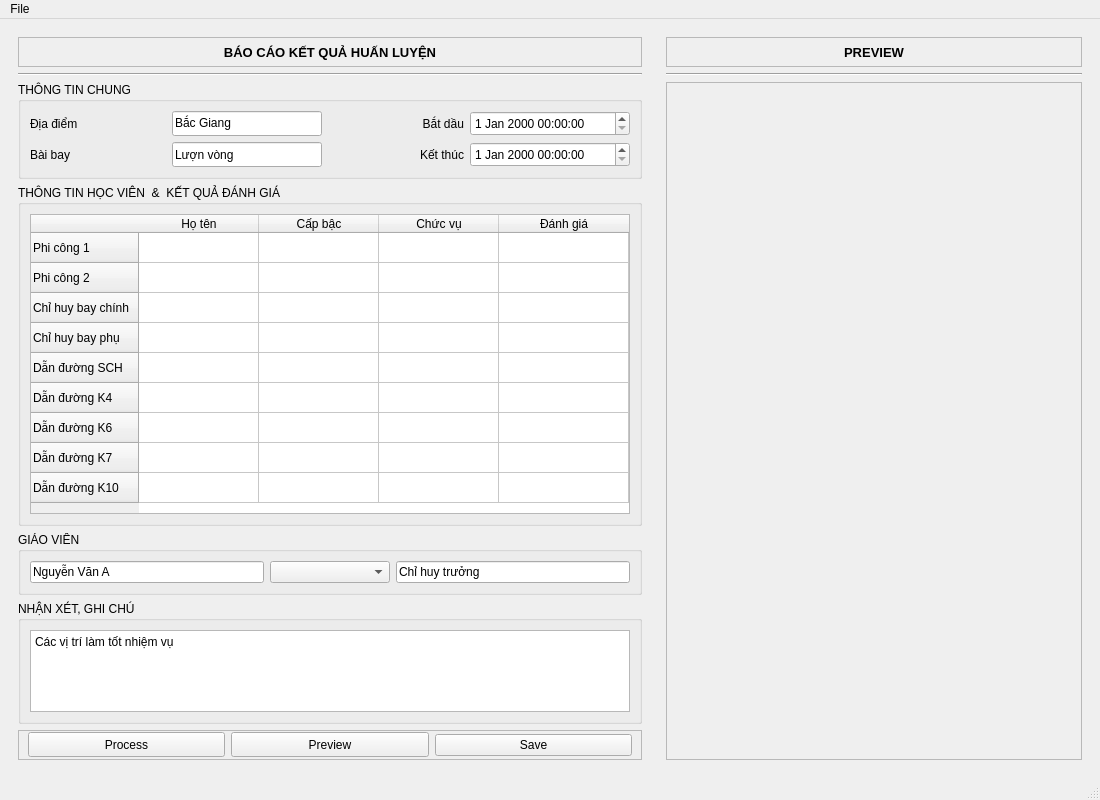
<?xml version="1.0" encoding="UTF-8"?>
<ui version="4.0">
 <class>DocxReport</class>
 <widget class="QMainWindow" name="DocxReport">
  <property name="geometry">
   <rect>
    <x>0</x>
    <y>0</y>
    <width>1100</width>
    <height>800</height>
   </rect>
  </property>
  <property name="windowTitle">
   <string>MainWindow</string>
  </property>
  <widget class="QWidget" name="centralwidget">
   <layout class="QHBoxLayout" name="horizontalLayout">
    <item>
     <widget class="QFrame" name="">
      <layout class="QVBoxLayout" name="verticalLayout">
       <item>
        <widget class="QLabel" name="label">
         <property name="minimumSize">
          <size>
           <width>0</width>
           <height>30</height>
          </size>
         </property>
         <property name="maximumSize">
          <size>
           <width>16777215</width>
           <height>30</height>
          </size>
         </property>
         <property name="font">
          <font>
           <pointsize>10</pointsize>
           <weight>75</weight>
           <bold>true</bold>
          </font>
         </property>
         <property name="frameShape">
          <enum>QFrame::StyledPanel</enum>
         </property>
         <property name="text">
          <string>BÁO CÁO KẾT QUẢ HUẤN LUYỆN</string>
         </property>
         <property name="alignment">
          <set>Qt::AlignCenter</set>
         </property>
        </widget>
       </item>
       <item>
        <widget class="Line" name="line">
         <property name="orientation">
          <enum>Qt::Horizontal</enum>
         </property>
        </widget>
       </item>
       <item>
        <widget class="QGroupBox" name="groupBox">
         <property name="maximumSize">
          <size>
           <width>16777215</width>
           <height>100</height>
          </size>
         </property>
         <property name="title">
          <string>THÔNG TIN CHUNG</string>
         </property>
         <property name="flat">
          <bool>false</bool>
         </property>
         <layout class="QGridLayout" name="gridLayout">
          <item row="0" column="0">
           <widget class="QLabel" name="label_3">
            <property name="minimumSize">
             <size>
              <width>0</width>
              <height>25</height>
             </size>
            </property>
            <property name="text">
             <string>Địa điểm</string>
            </property>
           </widget>
          </item>
          <item row="0" column="1">
           <widget class="QLineEdit" name="lePlace">
            <property name="minimumSize">
             <size>
              <width>0</width>
              <height>25</height>
             </size>
            </property>
            <property name="maximumSize">
             <size>
              <width>150</width>
              <height>16777215</height>
             </size>
            </property>
            <property name="text">
             <string>Bắc Giang</string>
            </property>
           </widget>
          </item>
          <item row="0" column="2">
           <widget class="QLabel" name="label_5">
            <property name="minimumSize">
             <size>
              <width>0</width>
              <height>25</height>
             </size>
            </property>
            <property name="text">
             <string>Bắt dầu</string>
            </property>
            <property name="alignment">
             <set>Qt::AlignRight|Qt::AlignTrailing|Qt::AlignVCenter</set>
            </property>
           </widget>
          </item>
          <item row="0" column="3">
           <widget class="QDateTimeEdit" name="dteStart">
            <property name="minimumSize">
             <size>
              <width>160</width>
              <height>25</height>
             </size>
            </property>
           </widget>
          </item>
          <item row="1" column="0">
           <widget class="QLabel" name="label_4">
            <property name="minimumSize">
             <size>
              <width>0</width>
              <height>25</height>
             </size>
            </property>
            <property name="text">
             <string>Bài bay</string>
            </property>
           </widget>
          </item>
          <item row="1" column="1">
           <widget class="QLineEdit" name="leExercise">
            <property name="minimumSize">
             <size>
              <width>0</width>
              <height>25</height>
             </size>
            </property>
            <property name="maximumSize">
             <size>
              <width>150</width>
              <height>16777215</height>
             </size>
            </property>
            <property name="text">
             <string>Lượn vòng</string>
            </property>
           </widget>
          </item>
          <item row="1" column="2">
           <widget class="QLabel" name="label_6">
            <property name="minimumSize">
             <size>
              <width>0</width>
              <height>25</height>
             </size>
            </property>
            <property name="text">
             <string>Kết thúc</string>
            </property>
            <property name="alignment">
             <set>Qt::AlignRight|Qt::AlignTrailing|Qt::AlignVCenter</set>
            </property>
           </widget>
          </item>
          <item row="1" column="3">
           <widget class="QDateTimeEdit" name="dteEnd">
            <property name="minimumSize">
             <size>
              <width>160</width>
              <height>25</height>
             </size>
            </property>
           </widget>
          </item>
         </layout>
        </widget>
       </item>
       <item>
        <widget class="QGroupBox" name="groupBox_2">
         <property name="title">
          <string>THÔNG TIN HỌC VIÊN  &amp;&amp;  KẾT QUẢ ĐÁNH GIÁ</string>
         </property>
         <layout class="QVBoxLayout" name="verticalLayout_3">
          <item>
           <widget class="QTableWidget" name="tableWidget">
            <property name="minimumSize">
             <size>
              <width>600</width>
              <height>300</height>
             </size>
            </property>
            <attribute name="horizontalHeaderDefaultSectionSize">
             <number>120</number>
            </attribute>
            <attribute name="horizontalHeaderStretchLastSection">
             <bool>true</bool>
            </attribute>
            <row>
             <property name="text">
              <string>Phi công 1</string>
             </property>
            </row>
            <row>
             <property name="text">
              <string>Phi công 2</string>
             </property>
            </row>
            <row>
             <property name="text">
              <string>Chỉ huy bay chính</string>
             </property>
            </row>
            <row>
             <property name="text">
              <string>Chỉ huy bay phụ</string>
             </property>
            </row>
            <row>
             <property name="text">
              <string>Dẫn đường SCH</string>
             </property>
            </row>
            <row>
             <property name="text">
              <string>Dẫn đường K4</string>
             </property>
            </row>
            <row>
             <property name="text">
              <string>Dẫn đường K6</string>
             </property>
            </row>
            <row>
             <property name="text">
              <string>Dẫn đường K7</string>
             </property>
            </row>
            <row>
             <property name="text">
              <string>Dẫn đường K10</string>
             </property>
            </row>
            <column>
             <property name="text">
              <string>Họ tên</string>
             </property>
            </column>
            <column>
             <property name="text">
              <string>Cấp bậc</string>
             </property>
            </column>
            <column>
             <property name="text">
              <string>Chức vụ</string>
             </property>
            </column>
            <column>
             <property name="text">
              <string>Đánh giá</string>
             </property>
            </column>
           </widget>
          </item>
         </layout>
        </widget>
       </item>
       <item>
        <widget class="QGroupBox" name="groupBox_3">
         <property name="title">
          <string>GIÁO VIÊN</string>
         </property>
         <layout class="QHBoxLayout" name="horizontalLayout_3">
          <item>
           <widget class="QLineEdit" name="leTeacherName">
            <property name="text">
             <string>Nguyễn Văn A</string>
            </property>
            <property name="placeholderText">
             <string>Họ tên</string>
            </property>
           </widget>
          </item>
          <item>
           <widget class="QComboBox" name="comboBox">
            <property name="minimumSize">
             <size>
              <width>120</width>
              <height>0</height>
             </size>
            </property>
           </widget>
          </item>
          <item>
           <widget class="QLineEdit" name="leTeacherFunc">
            <property name="text">
             <string>Chỉ huy trưởng</string>
            </property>
            <property name="placeholderText">
             <string>Chức vụ</string>
            </property>
           </widget>
          </item>
         </layout>
        </widget>
       </item>
       <item>
        <widget class="QGroupBox" name="groupBox_4">
         <property name="maximumSize">
          <size>
           <width>16777215</width>
           <height>150</height>
          </size>
         </property>
         <property name="title">
          <string>NHẬN XÉT, GHI CHÚ </string>
         </property>
         <layout class="QVBoxLayout" name="verticalLayout_4">
          <item>
           <widget class="QPlainTextEdit" name="plainTextEdit">
            <property name="plainText">
             <string>Các vị trí làm tốt nhiệm vụ</string>
            </property>
           </widget>
          </item>
         </layout>
        </widget>
       </item>
       <item>
        <widget class="QFrame" name="frame">
         <property name="minimumSize">
          <size>
           <width>0</width>
           <height>30</height>
          </size>
         </property>
         <property name="maximumSize">
          <size>
           <width>16777215</width>
           <height>30</height>
          </size>
         </property>
         <property name="frameShape">
          <enum>QFrame::StyledPanel</enum>
         </property>
         <property name="frameShadow">
          <enum>QFrame::Raised</enum>
         </property>
         <layout class="QHBoxLayout" name="horizontalLayout_2">
          <property name="topMargin">
           <number>0</number>
          </property>
          <property name="bottomMargin">
           <number>0</number>
          </property>
          <item>
           <widget class="QPushButton" name="pbProcess">
            <property name="minimumSize">
             <size>
              <width>0</width>
              <height>25</height>
             </size>
            </property>
            <property name="text">
             <string>Process</string>
            </property>
           </widget>
          </item>
          <item>
           <widget class="QPushButton" name="pbPreview">
            <property name="minimumSize">
             <size>
              <width>0</width>
              <height>25</height>
             </size>
            </property>
            <property name="text">
             <string>Preview</string>
            </property>
           </widget>
          </item>
          <item>
           <widget class="QPushButton" name="pbSave">
            <property name="text">
             <string>Save</string>
            </property>
           </widget>
          </item>
         </layout>
        </widget>
       </item>
      </layout>
     </widget>
    </item>
    <item>
     <widget class="QFrame" name="">
      <layout class="QVBoxLayout" name="verticalLayout_2">
       <item>
        <widget class="QLabel" name="label_2">
         <property name="minimumSize">
          <size>
           <width>0</width>
           <height>30</height>
          </size>
         </property>
         <property name="maximumSize">
          <size>
           <width>16777215</width>
           <height>30</height>
          </size>
         </property>
         <property name="font">
          <font>
           <pointsize>10</pointsize>
           <weight>75</weight>
           <bold>true</bold>
          </font>
         </property>
         <property name="frameShape">
          <enum>QFrame::StyledPanel</enum>
         </property>
         <property name="text">
          <string>PREVIEW</string>
         </property>
         <property name="alignment">
          <set>Qt::AlignCenter</set>
         </property>
        </widget>
       </item>
       <item>
        <widget class="Line" name="line_2">
         <property name="orientation">
          <enum>Qt::Horizontal</enum>
         </property>
        </widget>
       </item>
       <item>
        <widget class="QScrollArea" name="scrollArea">
         <property name="widgetResizable">
          <bool>true</bool>
         </property>
         <widget class="QWidget" name="scrollAreaWidgetContents">
          <property name="geometry">
           <rect>
            <x>0</x>
            <y>0</y>
            <width>450</width>
            <height>690</height>
           </rect>
          </property>
          <layout class="QVBoxLayout" name="verticalLayout_5"/>
         </widget>
        </widget>
       </item>
      </layout>
     </widget>
    </item>
   </layout>
  </widget>
  <widget class="QMenuBar" name="menubar">
   <property name="geometry">
    <rect>
     <x>0</x>
     <y>0</y>
     <width>1100</width>
     <height>22</height>
    </rect>
   </property>
   <widget class="QMenu" name="menuFile">
    <property name="title">
     <string>File</string>
    </property>
    <addaction name="actionOpen"/>
    <addaction name="actionClose"/>
   </widget>
   <addaction name="menuFile"/>
  </widget>
  <widget class="QStatusBar" name="statusbar"/>
  <action name="actionOpen">
   <property name="text">
    <string>Open template</string>
   </property>
  </action>
  <action name="actionClose">
   <property name="text">
    <string>Close</string>
   </property>
  </action>
 </widget>
 <resources/>
 <connections/>
</ui>
